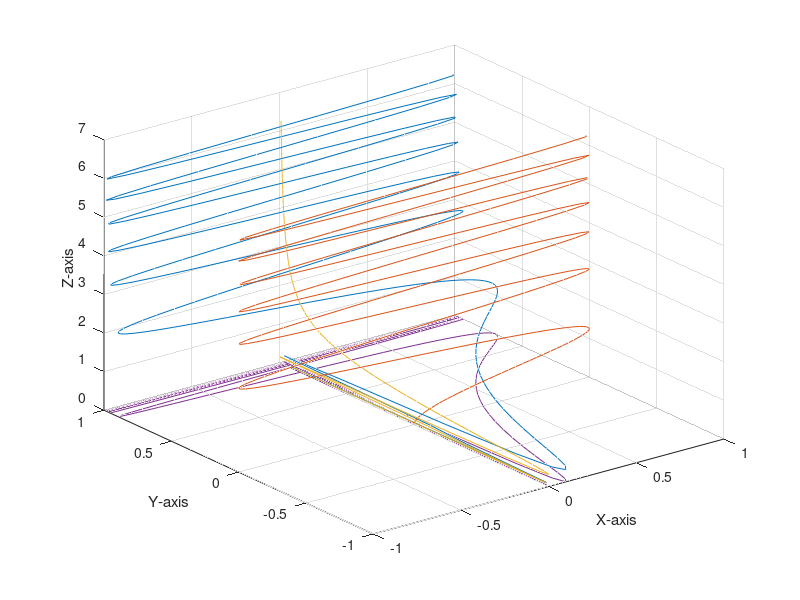

MATLAB code for this plot:
t = 0:pi/100:2*pi;
xt = sin(t.^2);
yt = cos(1./t);
zt = t;
plot3(xt,yt,zt)
hold on
grid on
xlabel('X-axis')
ylabel('Y-axis')
zlabel('Z-axis')
plot3(xt, 0*t, zt); 
plot3(0*t, yt, zt); 
plot3(xt, yt, 0*t); 
hold off
